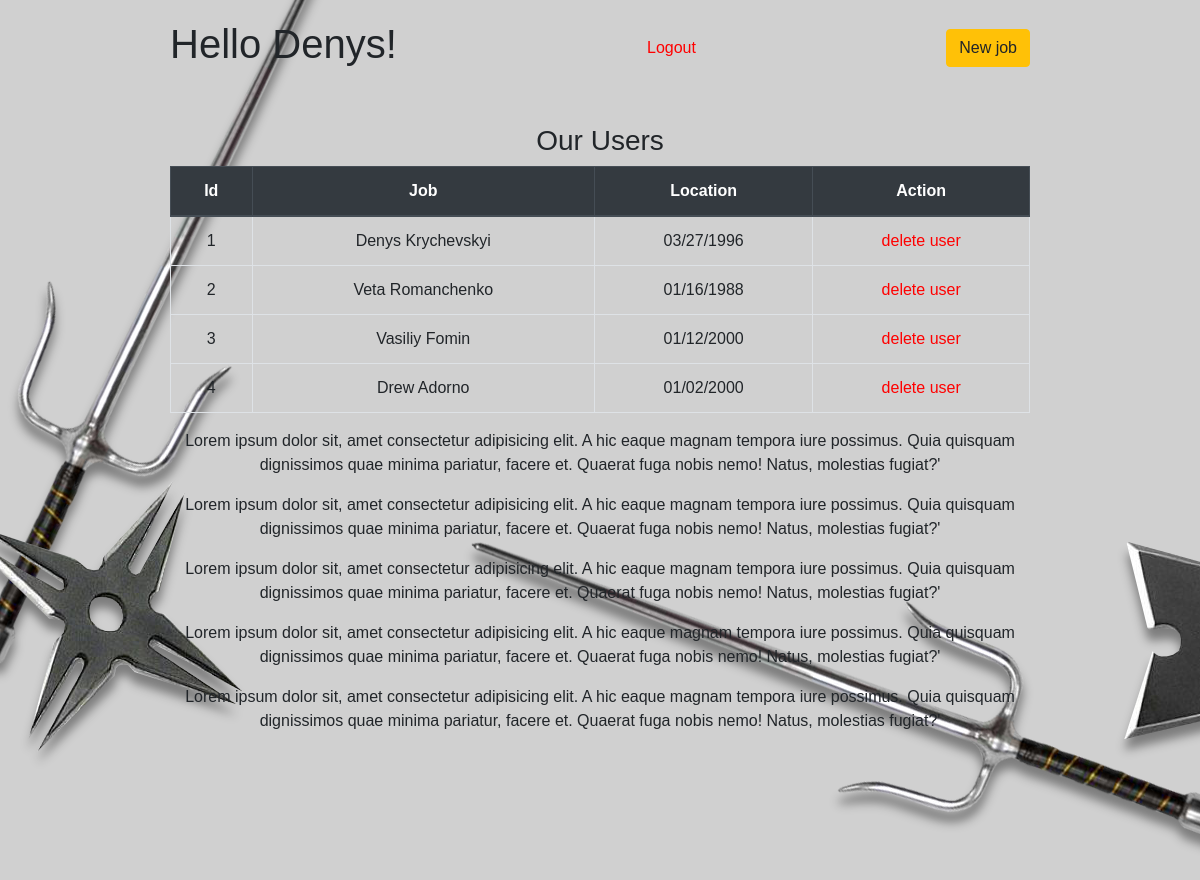
/success (signed in), run on the app's committed database.
### log_reg_app/models.py (models this page shows)
class User(models.Model):
    first_name = models.CharField(max_length = 255)
    last_name = models.CharField(max_length = 255)
    birth_date = models.DateTimeField()
    email = models.TextField()
    password = models.TextField()
    created_at = models.DateTimeField(auto_now_add = True)
    updated_at = models.DateTimeField(auto_now = True)
    objects = UserManager()

### log_reg_app/views.py (the view)
# urls.py: path('success', views.success),
def success(request):
    if 'user_id' not in request.session:
        return redirect('/login')
    context = {
        'cur_user': User.objects.get(id = request.session['user_id']),
        'users' : User.objects.all(),
    }
    return render(request, 'success.html', context)

### log_reg_app/templates/success.html (shortened to what this page needs)
<!DOCTYPE html>
<html lang="en">
<head>
    <link rel="stylesheet" href="https://stackpath.bootstrapcdn.com/bootstrap/4.5.0/css/bootstrap.min.css">
    {% load static %}
    <link rel="stylesheet" href="{% static 'css/style.css' %}">
</head>
<body>
    <div class="success_page_container">
        <div class="page_container">
            <div class="display_flex">
                <h1>Hello {{ cur_user.first_name }}!</h1>
                <a href="/logout">Logout</a>
                <a class="btn btn-warning" href="/create_new_job">New job</a>
            </div>
            <h3 class="mt-5">Our Users</h3>
            <table class="table table-bordered mt-1">
                <thead class="thead-dark">
                    <tr>
                        <th>Id</th>
                        <th>Job</th>
                        <th>Location</th>
                        <th>Action</th>
                    </tr>
                </thead>
                <tbody>
                    {% for user in users %}
                    <tr>
                        <td>{{ user.id }}</td>
                        <td>{{ user.first_name }} {{user.last_name}}</td>
                        <td>{{ user.birth_date|date:"SHORT_DATE_FORMAT" }}</td>
                        <td><a href="/logout">delete user</a></td>
                    </tr>
                    {% endfor %}
                </tbody>
            </table>
            <p>Lorem ipsum dolor sit, amet consectetur adipisicing elit. A hic eaque magnam tempora iure possimus. Quia quisquam dignissimos quae minima pariatur, facere et. Quaerat fuga nobis nemo! Natus, molestias fugiat?'</p>
            <p>Lorem ipsum dolor sit, amet consectetur adipisicing elit. A hic eaque magnam tempora iure possimus. Quia quisquam dignissimos quae minima pariatur, facere et. Quaerat fuga nobis nemo! Natus, molestias fugiat?'</p>
            <p>Lorem ipsum dolor sit, amet consectetur adipisicing elit. A hic eaque magnam tempora iure possimus. Quia quisquam dignissimos quae minima pariatur, facere et. Quaerat fuga nobis nemo! Natus, molestias fugiat?'</p>
            <p>Lorem ipsum dolor sit, amet consectetur adipisicing elit. A hic eaque magnam tempora iure possimus. Quia quisquam dignissimos quae minima pariatur, facere et. Quaerat fuga nobis nemo! Natus, molestias fugiat?'</p>
            <p>Lorem ipsum dolor sit, amet consectetur adipisicing elit. A hic eaque magnam tempora iure possimus. Quia quisquam dignissimos quae minima pariatur, facere et. Quaerat fuga nobis nemo! Natus, molestias fugiat?'</p>
        </div>
    </div>
    <div class="image_knifes_container_left">
        <img  id="left" src="{% static 'images/10.png' %}" alt="knifes">
    </div>
    <div class="image_knifes_container_right">
        <img  id="right" src="{% static 'images/11.png' %}" alt="knifes">
    </div>
</body>
</html>

### log_reg_app/static/css/style.css (style rules this page uses)
* { margin: 0; padding: 0; box-sizing: border-box; font-family: Arial, Helvetica, sans-serif; }
a { color: red; }
body { background-color: rgb(208, 208, 208); }
h3 { margin-top: 60px; }
.page_container { max-width: 900px; margin: auto; padding: 20px; z-index: 2; }
.display_flex { display: flex; justify-content: space-between; align-items: center; }
.success_page_container { text-align: center; height: 100%; min-height: 100vh; }
.image_knifes_container_left { position: relative; }
.image_knifes_container_left > #left { position: absolute; left: -100px; bottom:100%; z-index: -1; }
.image_knifes_container_right { position: relative; }
.image_knifes_container_right > #right { position: absolute; bottom: -80px; right: 0; z-index: -1; }

### data on the page
User: first_name "Denys", id "1", last_name "Krychevskyi", birth_date "03/27/1996"
User: id "2", first_name "Veta", last_name "Romanchenko", birth_date "01/16/1988"
User: id "3", first_name "Vasiliy", last_name "Fomin", birth_date "01/12/2000"
User: id "4", first_name "Drew", last_name "Adorno", birth_date "01/02/2000"
